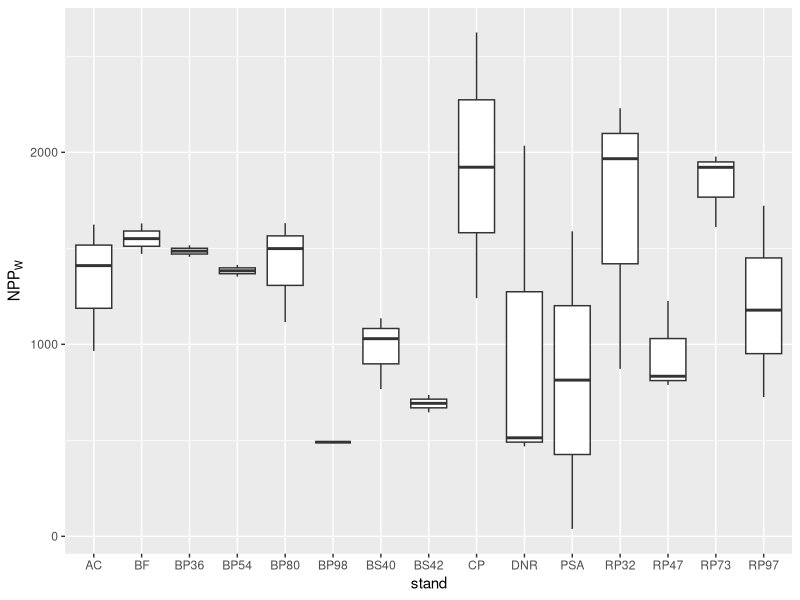

This figure's R source:
# ltreb npp file
require(plyr)
require(dplyr)
require(tidyr)
require(ggplot2)

# import ltreb data
ltreb.dbh <- read.csv("./data/dbh_ltreb_2017.csv")

allo <- read.csv("./data/umbs_allometry.csv")

#plot rgr data
rgr.ltreb <- read.csv("./data/plot_rgr_ltreb_jeff_edit.csv")


# merge to get allometries
ltreb <- merge(ltreb.dbh, allo) 

# calculate biomass per tree
ltreb$bio17 <- ltreb$a * (ltreb$dbh17^ltreb$b)

#merge the two
ltreb <- merge(ltreb, rgr.ltreb, all.x = TRUE)

#merging
ltreb$anpp <- ltreb$bio17 * ltreb$plot.rgr

#sorting out na's for now
df <- ltreb[!is.na(ltreb$anpp),]
#sums
#### summing up
df %>%
  group_by(plot, stand) %>%
  summarize(anpp = sum(anpp)) -> plot.npp.ltreb

plot.npp.ltreb <- data.frame(plot.npp.ltreb)

plot.npp.ltreb$anpp.c.ha <- plot.npp.ltreb$anpp * 5

#write output file
write.csv(plot.npp.ltreb, "./data/ltreb_npp_output.csv")


#write.csv(plot.npp, "laura_2018_plot_npp.csv")


### basic stand box plot
x11()
ggplot(plot.npp.ltreb, aes(x = stand, y = anpp.c.ha)) + 
  geom_boxplot()+
  ylab(expression(NPP[W]))


